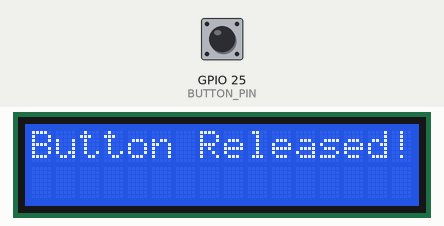
Recording of a sketch running on a simulated ESP32. Shown: 16×2 character LCD. The test bench sets the inputs (shaded band); at power-on: GPIO 25 (BUTTON_PIN) HIGH.

Above: at 1.2 s.
1.3 s: GPIO 25 (BUTTON_PIN) pulled LOW for 0.15 s
At 1.42 s:
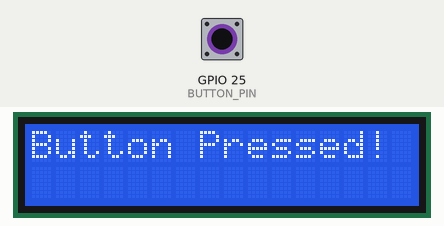
2.9 s: GPIO 25 (BUTTON_PIN) pulled LOW for 1 s
6.9 s: GPIO 25 (BUTTON_PIN) pulled LOW for 3.2 s
Timing chart, 0 to 9.9 s (numbered marks = the images above; inputs shaded):
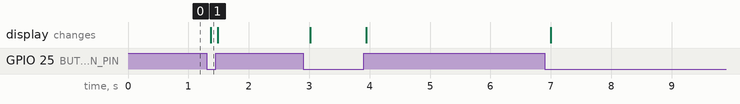

Measured:
- after the input at 1.3 s, the display: changes after 0.07 s (image 1)

The sketch:

Blink.ino
```cpp
#include <LiquidCrystal_I2C.h>
#include <wire.h>

#define BUTTON_PIN 25

LiquidCrystal_I2C lcd(0x27, 16, 2);

void setup() {
  pinMode(BUTTON_PIN, INPUT_PULLUP); // Enable internal pullup resistor
  Serial.begin(115200);
  lcd.init();
  lcd.backlight();
  lcd.setCursor(0,0);
}

void loop() {
  if (digitalRead(BUTTON_PIN) == LOW) {
    lcd.clear();
    lcd.print("Button Pressed!");
  } else {
    lcd.clear();
    lcd.print("Button Released!");
  }
  delay(100); // Small delay for debounce
}
```

hello.c
```cpp
#include <stdio.h>

int main(void)
{
    int i=20000;
    while (i>0){
        printf("hello world!\n");
        i-=1;
    }
}
```

hi.c
```cpp

```
